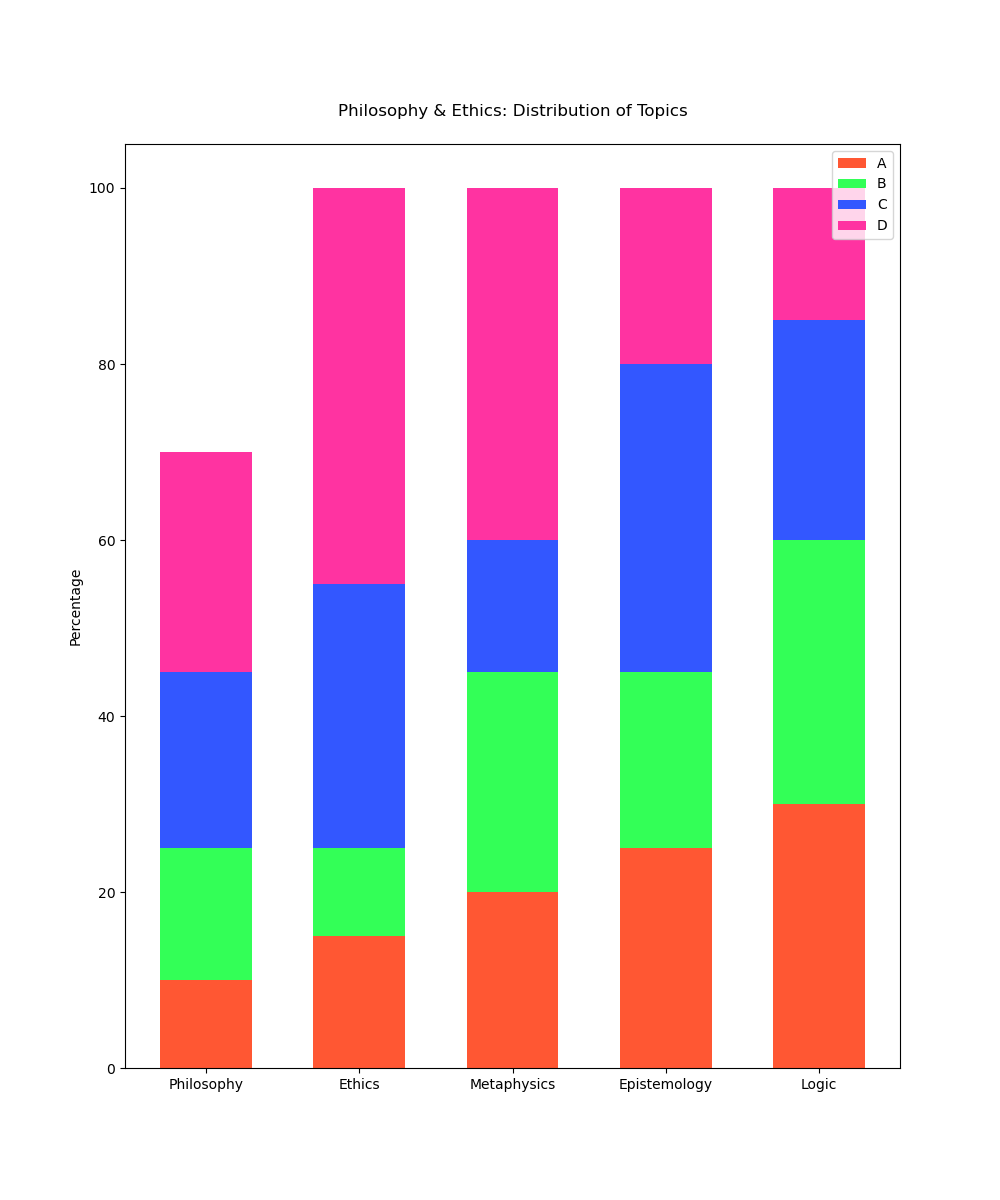

Python code for this plot:

import matplotlib.pyplot as plt
import numpy as np

# Data
categories = ['Philosophy', 'Ethics', 'Metaphysics', 'Epistemology', 'Logic']
A = np.array([10, 15, 20, 25, 30])
B = np.array([15, 10, 25, 20, 30])
C = np.array([20, 30, 15, 35, 25])
D = np.array([25, 45, 40, 20, 15])

# Stack the data
data = np.vstack([A, B, C, D])
data_cum = data.cumsum(axis=0)

# Colors
colors = ['#FF5733', '#33FF57', '#3357FF', '#FF33A1']

# Plot settings
fig, ax = plt.subplots(figsize=(10, 12))

# Bar width
bar_width = 0.6

# Create the stacked bar chart
for i, (colname, color) in enumerate(zip(['A', 'B', 'C', 'D'], colors)):
    heights = data[i]
    starts = data_cum[i] - heights
    ax.bar(categories, heights, bottom=starts, width=bar_width, label=colname, color=color)

# Add labels
ax.set_ylabel('Percentage')
ax.set_title('Philosophy & Ethics: Distribution of Topics', pad=20)
ax.legend(loc='upper right')

plt.show()
